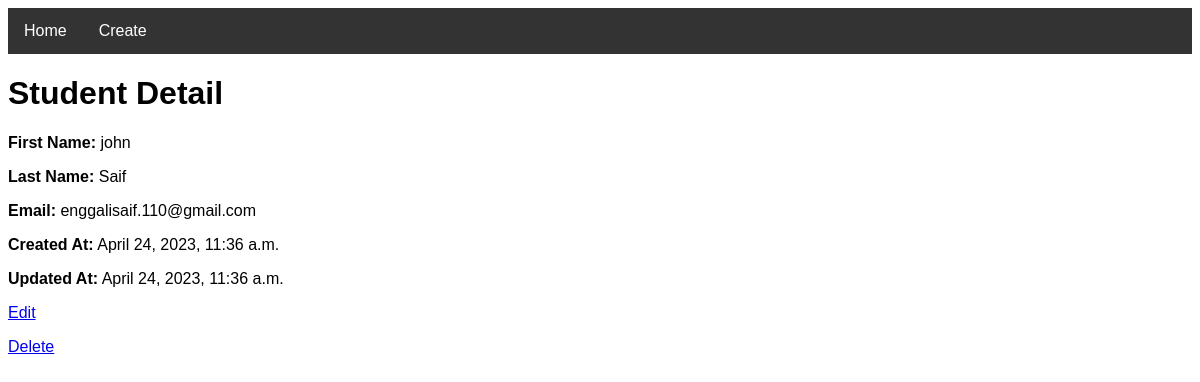
The page /107/ on the database its author committed.
### students/models.py (models this page shows, shortened)
class Student(models.Model):
    first_name = models.CharField(max_length=100)
    last_name = models.CharField(max_length=100)
    email = models.EmailField()
    created_at = models.DateTimeField(auto_now_add=True)
    updated_at = models.DateTimeField(auto_now=True)
    class Meta:
        app_label = "students"

### students/views.py (the view)
# urls.py: path("<int:pk>/", views.student_detail, name="detail"),
def student_detail(request, pk):
    return detail(request, pk)

### student_library/student_crud.py (called while the page is built)
def detail(request, pk):
    student = get_object_or_404(Student, pk=pk)
    return render(request, "detail.html", {"student": student})

### students/templates/detail.html
{% extends 'base.html' %}
{% block content %}
<h1>Student Detail</h1>
<p><strong>First Name:</strong> {{ student.first_name }}</p>
<p><strong>Last Name:</strong> {{ student.last_name }}</p>
<p><strong>Email:</strong> {{ student.email }}</p>
<p><strong>Created At:</strong> {{ student.created_at }}</p>
<p><strong>Updated At:</strong> {{ student.updated_at }}</p>
<p><a href="{% url 'students:update' student.id %}">Edit</a></p>
<p><a href="{% url 'students:delete' student.id %}">Delete</a></p>
{% endblock %}

### students/static/css/style.css (style rules this page uses)
body { font-family: Arial, sans-serif; }

### rows shown on the page
Student: first_name "john", last_name "Saif", email "enggalisaif.110@gmail.com", created_at "April 24, 2023, 11:36 a.m.", updated_at "April 24, 2023, 11:36 a.m."
